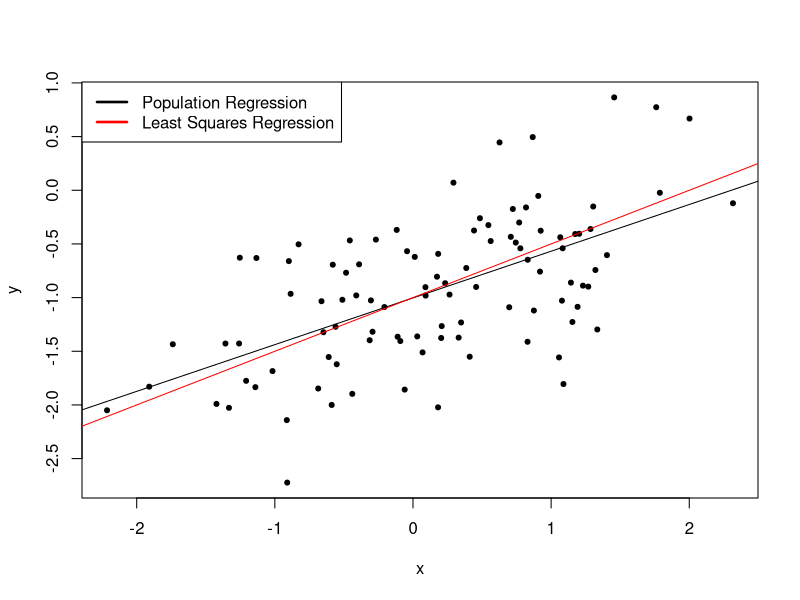
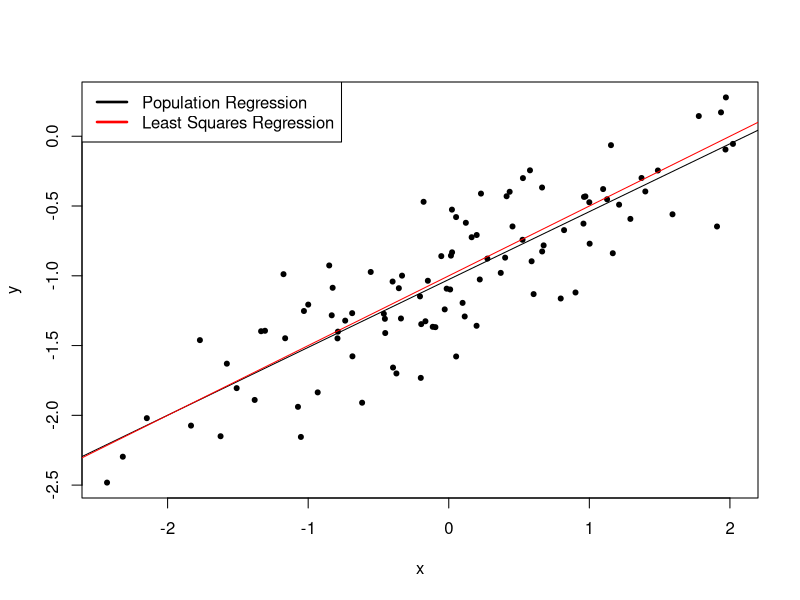
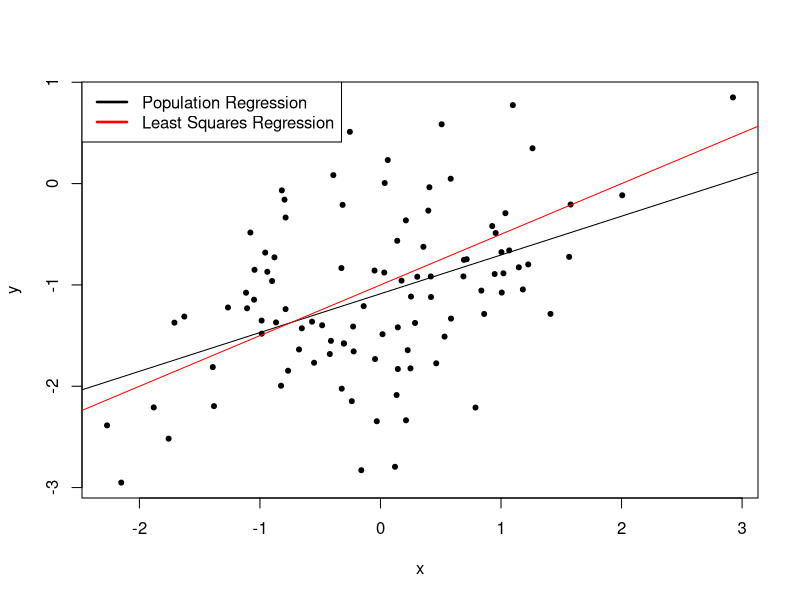
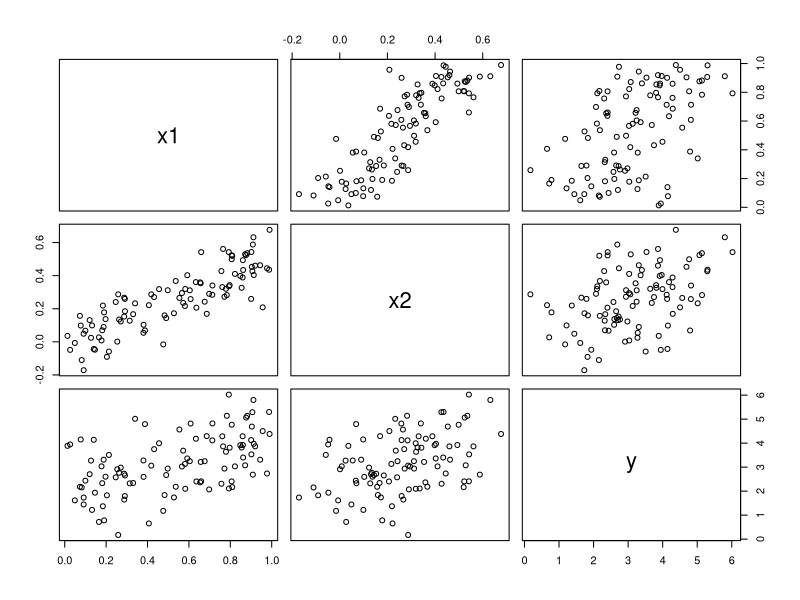
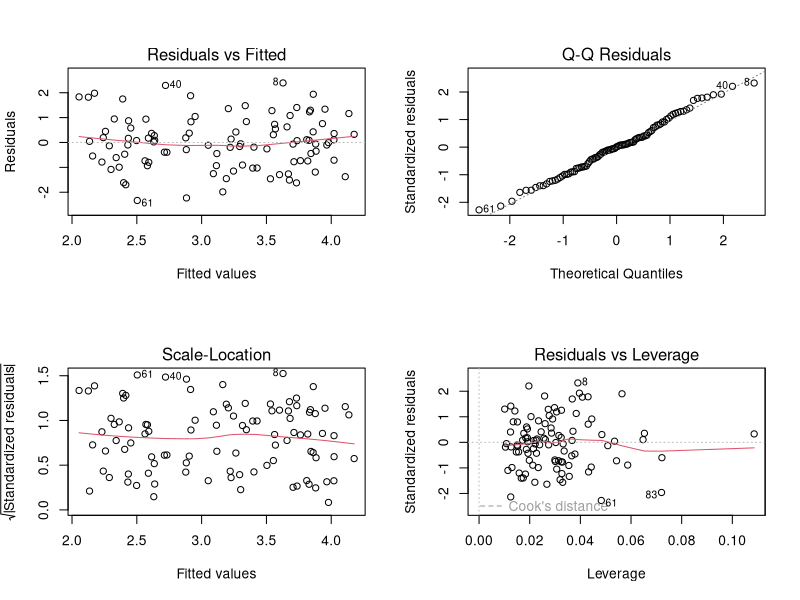
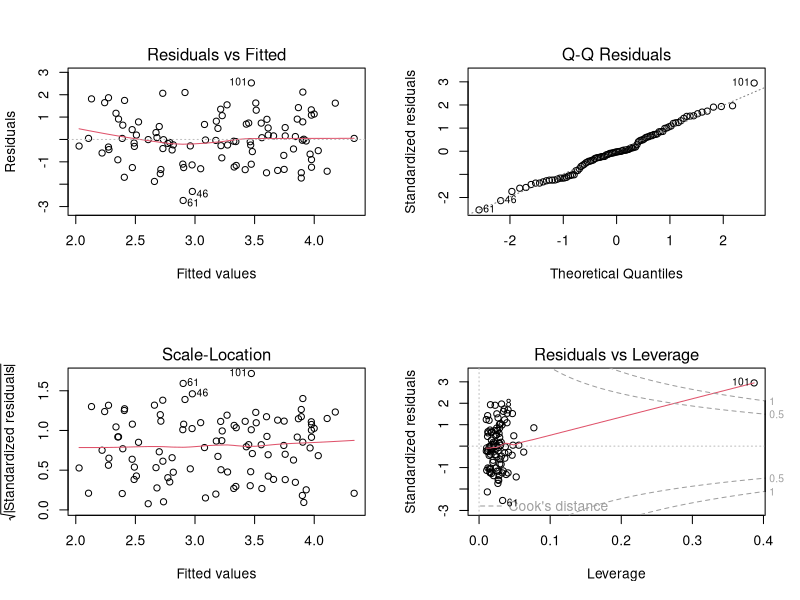
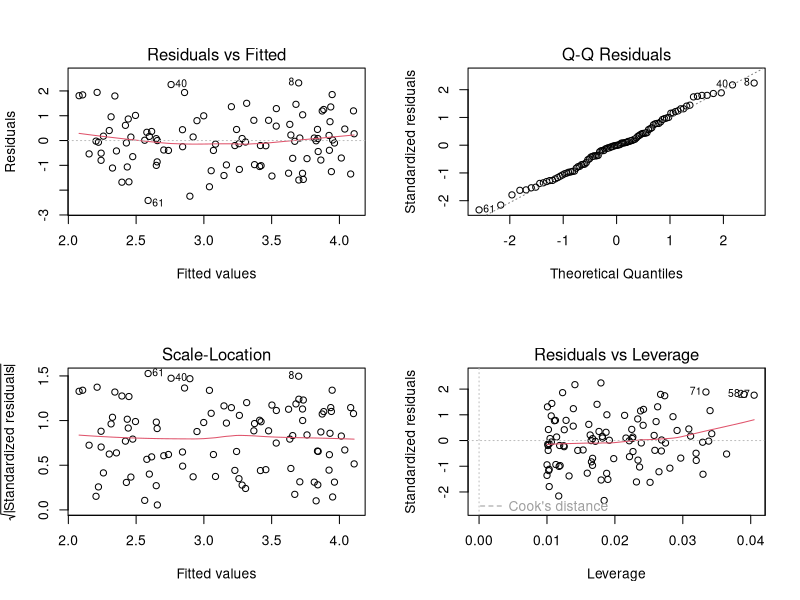
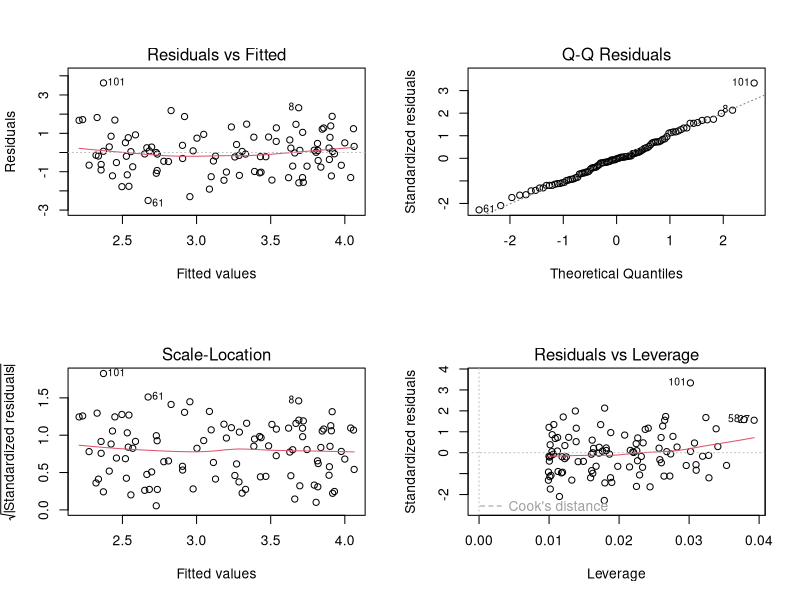

Generate these figures, in order, with R: (Note: this script raises an error after producing the figures.)
rm(list=ls())

##################### 
####  QUESTION 1 ####
#####################

set.seed(5072)
x<-c(rnorm(100,0,1))
eps<-c(rnorm(100,0,0.5))
y<- -1+0.5*x+eps
length(y)
#the values of B0 and B1 are -1 and 0.5 respectively 
plot(x,y,pch=20)
#x&y have a strong positive correlation (as x increases, y also increases), the degree of linearity is high, and the variability is relatively minor
reg.lm_1<-lm(y~x)
reg.summary<-summary(reg.lm_1)
beta0_hat<-coef(reg.summary)[1,1]
beta1_hat<-coef(reg.summary)[2,1]
cat("beta0_hat for the linear regression is", beta0_hat)
cat("beta1_hat for the linear regression is", beta1_hat)
abline(reg.lm_1)
y_true<- -1+0.5*x
abline(lm(y_true~x),col='red')
legend('topleft', legend=c("Population Regression","Least Squares Regression"),lty=c(1,1),lwd=c(2.5,2.5),col=c('black','red'))
x_squared<-x^2
reg.poly<-lm(y~x+x_squared)
anova(reg.lm_1,reg.poly)
print("The anova table shows the polynomial has a smaller sum of squares, which indicates that it explains more of the variation in the data.")

x<-rnorm(100,0,1)
eps<- rnorm(100,0,0.1^(1/2))
y<- -1+0.5*x+eps #beta0 = -1, beta1= 0.5
length(y)
plot(x,y,pch=20)
#x&y have a very strong positive relationshiop, as x increases, so does y. the degree of linearity is high and variability is minor. 
reg.lm_2<-lm(y~x)
reg.summary<-summary(reg.lm_2)
beta0_hat<-coef(reg.summary)[1,1]
beta1_hat<-coef(reg.summary)[2,1]
cat("beta0_hat for the linear regression is", beta0_hat)
cat("beta1_hat for the linear regression is", beta1_hat)
abline(reg.lm_2)
y_true<- -1+0.5*x
abline(lm(y_true~x),col='red')
legend('topleft', legend=c("Population Regression","Least Squares Regression"),lty=c(1,1),lwd=c(2.5,2.5),col=c('black','red'))
print("Examining the plot shows reducing the variability of epsilon improves the fit of the least squares regression line")

x<-rnorm(100,0,1)
eps<-rnorm(100,0,0.5^(1/2))
y<- -1+0.5*x+eps #beta0=-1, beta1=0.5
length(y)
plot(x,y,pch=20)
#X&y have a moderately strong positive relationship, the degree of linearity is moderately high, and the variability is moderate
reg.lm_3<-lm(y~x)
reg.summary<-summary(reg.lm_3)
beta0_hat<-coef(reg.summary)[1,1]
beta1_hat<-coef(reg.summary)[2,1]
cat("beta0_hat for the linear regression is", beta0_hat)
cat("beta1_hat for the linear regression is", beta1_hat)
abline(reg.lm_3)
y_true<- -1+0.5*x
abline(lm(y_true~x),col='red')
legend('topleft', legend=c("Population Regression","Least Squares Regression"),lty=c(1,1),lwd=c(2.5,2.5),col=c('black','red'))
print("With increased epsilon variance increases and the fit of the regression line becomes less accurate relative to the data")
print("The fit of the regression line is most accurate with a variance of 0.1")

confint(reg.lm_1,level=0.95)
confint(reg.lm_2,level=0.95)
confint(reg.lm_3,level=0.95)

print("the widths of the confidence intervals vary due to the changing epsilon values: reduced variance levels lead to tighter intervals.")

##################### 
####  QUESTION 2 ####
#####################
set.seed(5072)
x1=runif(100)
x2=0.5*x1+rnorm(100)/10
y=2+2*x1+0.3*x2+rnorm(100)
print('beta0=2,beta1=2, and beta2=0.3')
variable_mtx<-matrix(c(x1,x2,y),nrow=100,ncol=3)
colnames(variable_mtx)<-c('x1','x2','y')
cor(variable_mtx)
pairs(variable_mtx)
print('x1 and y, x2 and y both have a weak linear relationship while x1 and x2 show a strong linear relationship')

#multi
lm.fit.both<-lm(y~x1+x2)
summary(lm.fit.both)
print('both the intercept and x1_hat are statistically significant, but x2_hat is statiscally insignificant due to its high p value ')
print('by using alpha=0.05, we can reject the null hypothesis that x1=0, but we cannot reject the null hypotheis for x2 because its p value is too high approach')

#Just x1
lm.fit.justx1<-lm(y~x1)
summary(lm.fit.justx1)
print('we can reject the null hypothesis that x1=0 at a significance level of 0.01 because it is greater than the p-value of justx1 according to our summary')

#just x2
lm.fit.justx2<-(y~x2)
summary(lm.fit.justx2)
print('we can reject the null hypothesis that x2=0 at a significance level of 0.01 because it is greater than the p-value')
print("this does not necessarily contradict our data because we have run the regression with x2 alone vs the multivariable approach. Also, a failure to reject the null does not mean something isnt true.")

#adding new data points 
x1=c(x1,0.1)
x2=c(x2,0.8)
y=c(y,6)

lm.fit.both_new<-lm(y~x1+x2) 
lm.fit.justx1_new<-lm(y~x1)
lm.fit.justx2_new<-lm(y~x2)

par(mfrow=c(2,2))
plot(lm.fit.both)
summary(lm.fit.both)
plot(lm.fit.both_new)
par(mfrow=c(2,2))
plot(lm.fit.justx1)
plot(lm.fit.justx1_new)
par(mfrow=c(2,2))
plot(lm.fit.justx2)
plot(lm.fit.justx2_new)
print("based on the outputs of the plots, it is clear this new data point reduces all 3 model accuracies and acts as a high leverage point in .both and .justx1")

##################### 
####  QUESTION 3 ####
#####################

#a. 
set.seed(5072)
my_data<-Boston
predictors_table<-data.frame()

for (i in 2:14) {
  
  lm.fit_ith<-lm(Boston$crim~Boston[,i])
  row_ith<-c(summary(lm.fit_ith)$fstatistic[1],anova(lm.fit_ith)$'Pr(>F)'[1], coef(summary(lm.fit_ith))[1,1],coef(summary(lm.fit_ith))[1,2])
  predictors_table<-rbind(predictors_table,row_ith)
            
}
colnames(predictors_table)<-c('F-Statistic','P-Value','Y-Intercept','Beta1-hat')
rownames(predictors_table)<-c('zn','indus','chas','nox','rm','age','dis','rad','tax','ptratio','black','lstat','medv')

predictors_table

#b.
predictors_table[predictors_table$'P-Value'<0.05,]

#c
par(mfrow=c(3,4))
par(mar=c(2,2,2,2))
predictor_vec<-rownames(predictors_table[predictors_table$`P-Value`<0.05,])
for (i in predictor_vec){
  
  plot(Boston[i][,1],Boston$crim, main=1)
  abline(lm(Boston$crim~Boston[i][,1],col='red'))
}
par(mfrow=c(1,1))
par(mar=c(5.1,4.1,4.1,2.1))

#d.
lm.fit_multiple<- lm(Boston$crim~Boston$zn+Boston$indus+Boston$chas+Boston$nox+Boston$rm+Boston$age+Boston$dis+Boston$rad+Boston$tax+Boston$ptratio+Boston$black+Boston$lstat+Boston$medv)

#e.
model_coef_info<-coef(summary(lm.fit_multiple))
model_coef_info[model_coef_info[,4]<0.05,]

#f
plot(predictors_table$`Beta1-hat`,model_coef_info[-1,1],pch=16,xlab='Predictors used in univariate models',ylab='Predictors used in multivariable models')
#which approch produces the most accurate reflection of the population parameters?
for(i in 2:14){
  x=anova(lm.fit_multiple,lm(Boston$crim~Boston[,i]))
  print(x$RSS)
}

#g.
poly_table<-data.frame()
for (i in 2:14){
  
  x<-my_data[,i]
  x_sq<-x^2
  x_cub<-x^3
  lm.fit.simp_ith<-lm(my_data$crim~x)
  lm.fit.poly_ith<-lm(my_data$crim~x+x_sq+x_cub)
  row_ith<-data.frame()
  row_ith[1,1]<-names(my_data[i])
  row_ith[1,2]<-anova(lm.fit.simp_ith,lm.fit.poly_ith$r[2])
  row_ith[1,3]<anova(lm.fit.simp_ith,lm.fit.poly_ith)$'Pr(>F)'[2]
  poly_table<-rbind(poly_table,row_ith)
  
}
colnames(poly_table)<-c('predictor','fstat','pvalueofFstat')
poly_table<-na.omit(poly_table[order(-poly_table[,2]),])
#the following table contains the predictors with p values indicating there is a difference between the two models at significace
#level of alpha=0.05
poly_table$pvalueofFstat<0.05





